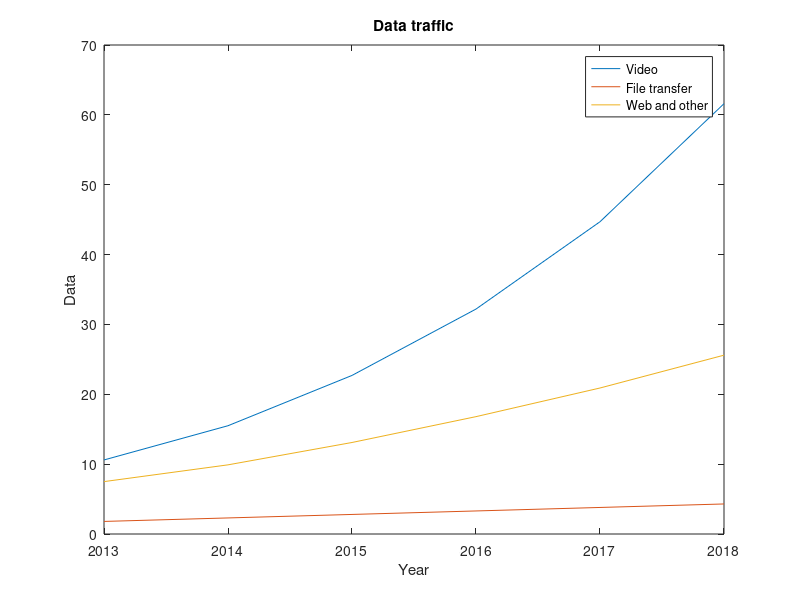

Source code (MATLAB):
clear;
close all;
load datatraffic;

%Use to plot traffic as a function of time
plot(years, traffic);
xlabel('Year');
ylabel('Data');
title('Data traffic');
legend('Video', 'File transfer', 'Web and other');

%Video dominates the traffic
